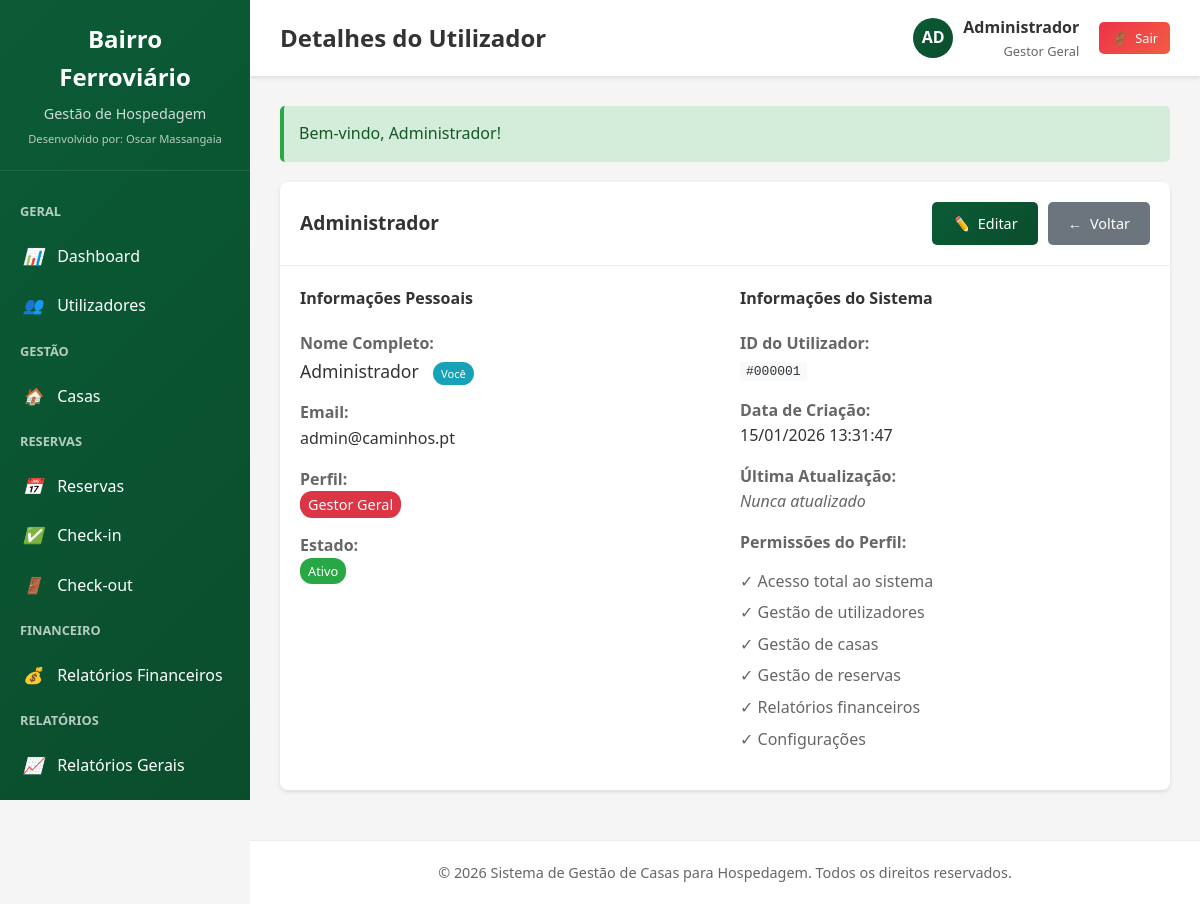
The page /index.php?route=utilizadores/ver&id=1 (signed in) on the database its author committed.
### tables this page shows
CREATE TABLE utilizadores (
    id INT AUTO_INCREMENT PRIMARY KEY,
    nome VARCHAR(100) NOT NULL,
    email VARCHAR(100) UNIQUE NOT NULL,
    senha VARCHAR(255) NOT NULL,
    perfil ENUM('gestor_geral', 'secretaria', 'contabilidade', 'gestor_condominios') NOT NULL,
    ativo TINYINT(1) DEFAULT 1,
    data_criacao DATETIME DEFAULT CURRENT_TIMESTAMP,
    data_atualizacao DATETIME DEFAULT CURRENT_TIMESTAMP ON UPDATE CURRENT_TIMESTAMP
);

### controllers/UtilizadorController.php (called while the page is built, shortened)
<?php
require_once 'models/UtilizadorModel.php';
require_once 'helpers/auth_helper.php';
require_once 'helpers/url_helper.php';
class UtilizadorController {
    public function ver() {
        $id = $_GET['id'] ?? null;
        $utilizadorModel = new UtilizadorModel();
        $utilizador = $utilizadorModel->findById($id);
        $page_title = 'Detalhes do Utilizador';
        include 'views/utilizadores/ver.php';
        $content = ob_get_clean();
        include 'views/layouts/main.php';
    }
}
?>

### models/UtilizadorModel.php (called while the page is built, shortened)
<?php
class UtilizadorModel {
    private $db;
    public function __construct() {
        global $db;
        $this->db = $db;
    }
    public function findById($id) {
        $stmt = $this->db->prepare("SELECT * FROM utilizadores WHERE id = ? AND ativo = 1");
        $stmt->execute([$id]);
        return $stmt->fetch();
    }
}
?>

### helpers/session_helper.php (called while the page is built, shortened)
<?php
class SessionHelper {
    public static function get($key, $default = null) {
        return isset($_SESSION[$key]) ? $_SESSION[$key] : $default;
    }
    public static function has($key) {
        return isset($_SESSION[$key]);
    }
    public static function getFlash($key, $default = null) {
        if (isset($_SESSION['flash'][$key])) {
            $message = $_SESSION['flash'][$key];
            return $message;
        }
        return $default;
    }
    public static function hasFlash($key) {
        return isset($_SESSION['flash'][$key]);
    }
}
?>

### helpers/auth_helper.php (called while the page is built, shortened)
<?php
require_once 'session_helper.php';
class AuthHelper {
    public static function isLoggedIn() {
        return SessionHelper::has('utilizador_id');
    }
    public static function getUserId() {
        return SessionHelper::get('utilizador_id');
    }
    public static function getUser() {
        return SessionHelper::get('utilizador');
    }
    public static function getProfile() {
        return SessionHelper::get('utilizador_perfil');
    }
    public static function hasProfile($profile) {
        return SessionHelper::get('utilizador_perfil') === $profile;
    }
    public static function getProfileName($profile) {
        $profiles = [
            'gestor_geral' => 'Gestor Geral',
            'secretaria' => 'Secretaria',
            'contabilidade' => 'Contabilidade',
            'gestor_condominios' => 'Gestor de Condomínios'
        ];
        return isset($profiles[$profile]) ? $profiles[$profile] : $profile;
    }
}
?>

### helpers/url_helper.php (called while the page is built, shortened)
<?php
class UrlHelper {
    public static function base($route = '') {
        $base_url = isset($_SERVER['HTTPS']) && $_SERVER['HTTPS'] === 'on'
            ? "https://"
            : "http://";
        $base_url .= $_SERVER['HTTP_HOST'];
        $base_url .= rtrim(dirname($_SERVER['PHP_SELF']), '/\\');
        return $base_url . ($route ? '?route=' . $route : '');
    }
    public static function getRoute() {
        return isset($_GET['route']) ? $_GET['route'] : 'dashboard';
    }
    public static function isCurrent($route) {
        return self::getRoute() === $route;
    }
    public static function asset($file) {
        $base_url = isset($_SERVER['HTTPS']) && $_SERVER['HTTPS'] === 'on'
            ? "https://"
            : "http://";
        $base_url .= $_SERVER['HTTP_HOST'];
        $base_url .= '/caminhos/assets/' . ltrim($file, '/');
        return $base_url;
    }
}
?>

### views/utilizadores/ver.php (the view, shortened to what this page needs)
<div class="card">
    <div class="card-header">
        <h3 class="card-title"><?php echo htmlspecialchars($utilizador['nome']); ?></h3>
        <div class="btn-group">
            <a href="index.php?route=utilizadores/editar&id=<?php echo $utilizador['id']; ?>" class="btn btn-primary">
                <i>✏️</i> Editar
            </a>
            <a href="index.php?route=utilizadores" class="btn btn-secondary">
                <i>←</i> Voltar
            </a>
        </div>
    </div>
    <div class="card-body">
        <div style="display: grid; grid-template-columns: 1fr 1fr; gap: 30px;">
            <div>
                <h4 style="margin-bottom: 20px; color: #333;">Informações Pessoais</h4>
                <div style="margin-bottom: 15px;">
                    <strong style="color: #666;">Nome Completo:</strong><br>
                    <span style="font-size: 1.1rem;"><?php echo htmlspecialchars($utilizador['nome']); ?></span>
                    <?php if ($utilizador['id'] == AuthHelper::getUserId()): ?>
                        <span class="badge badge-info" style="font-size: 0.7rem; margin-left: 10px;">Você</span>
                    <?php endif; ?>
                </div>
                <div style="margin-bottom: 15px;">
                    <strong style="color: #666;">Email:</strong><br>
                    <span style="font-size: 1rem;"><?php echo htmlspecialchars($utilizador['email']); ?></span>
                </div>
                <div style="margin-bottom: 15px;">
                    <strong style="color: #666;">Perfil:</strong><br>
                    <?php
                    $badgeClass = 'badge-secondary';
                    $perfilText = AuthHelper::getProfileName($utilizador['perfil']);
                    switch ($utilizador['perfil']) {
                        case 'gestor_geral':
                            $badgeClass = 'badge-danger';
                            break;
                    }
                    ?>
                    <span class="badge <?php echo $badgeClass; ?>" style="font-size: 0.9rem;">
                        <?php echo $perfilText; ?>
                    </span>
                </div>
                <div style="margin-bottom: 15px;">
                    <strong style="color: #666;">Estado:</strong><br>
                    <?php if ($utilizador['ativo']): ?>
                        <span class="badge badge-success">Ativo</span>
                    <?php else: ?>
                        <span class="badge badge-secondary">Inativo</span>
                    <?php endif; ?>
                </div>
            </div>
            <div>
                <h4 style="margin-bottom: 20px; color: #333;">Informações do Sistema</h4>
                <div style="margin-bottom: 15px;">
                    <strong style="color: #666;">ID do Utilizador:</strong><br>
                    <span style="font-family: monospace; background: #f8f9fa; padding: 2px 6px; border-radius: 3px;">
                        #<?php echo str_pad($utilizador['id'], 6, '0', STR_PAD_LEFT); ?>
                    </span>
                </div>
                <div style="margin-bottom: 15px;">
                    <strong style="color: #666;">Data de Criação:</strong><br>
                    <?php echo date('d/m/Y H:i:s', strtotime($utilizador['data_criacao'])); ?>
                </div>
                <div style="margin-bottom: 15px;">
                    <strong style="color: #666;">Última Atualização:</strong><br>
                    <?php
                    if ($utilizador['data_atualizacao'] != $utilizador['data_criacao']) {
                        echo date('d/m/Y H:i:s', strtotime($utilizador['data_atualizacao']));
                    } else {
                        echo '<span style="color: #666; font-style: italic;">Nunca atualizado</span>';
                    }
                    ?>
                </div>
                <div style="margin-bottom: 15px;">
                    <strong style="color: #666;">Permissões do Perfil:</strong><br>
                    <div style="margin-top: 10px;">
                        <?php
                        $permissoes = [];
                        switch ($utilizador['perfil']) {
                            case 'gestor_geral':
                                $permissoes = ['Acesso total ao sistema', 'Gestão de utilizadores', 'Gestão de casas', 'Gestão de reservas', 'Relatórios financeiros', 'Configurações'];
                                break;
                        }
                        foreach ($permissoes as $permissao) {
                            echo '<div style="padding: 3px 0; color: #666;">✓ ' . htmlspecialchars($permissao) . '</div>';
                        }
                        ?>
                    </div>
                </div>
            </div>
        </div>
    </div>
</div>

### views/layouts/main.php (shortened to what this page needs)
<!DOCTYPE html>
<html lang="pt-PT">
<head>
    <link rel="stylesheet" href="<?php echo UrlHelper::asset('css/style.css'); ?>">
</head>
<body>
    <?php if (AuthHelper::isLoggedIn()): ?>
    <div class="admin-container">
        <aside class="sidebar">
            <div class="sidebar-header">
                <h1>Bairro Ferroviário</h1>
                <p>Gestão de Hospedagem</p>
                <small style="color: rgba(255,255,255,0.7); font-size: 0.7rem;">Desenvolvido por: Oscar Massangaia</small>
            </div>
            <nav class="sidebar-menu">
                <?php if (AuthHelper::hasProfile('gestor_geral')): ?>
                <div class="menu-subtitle">Geral</div>
                <a href="<?php echo UrlHelper::base('dashboard'); ?>" class="menu-item <?php echo UrlHelper::isCurrent('dashboard') ? 'active' : ''; ?>">
                    <i>📊</i> Dashboard
                </a>
                <a href="<?php echo UrlHelper::base('utilizadores'); ?>" class="menu-item <?php echo UrlHelper::isCurrent('utilizadores') ? 'active' : ''; ?>">
                    <i>👥</i> Utilizadores
                </a>
                <?php endif; ?>
                <?php if (AuthHelper::hasProfile('gestor_geral') || AuthHelper::hasProfile('gestor_condominios')): ?>
                <div class="menu-subtitle">Gestão</div>
                <a href="<?php echo UrlHelper::base('casas'); ?>" class="menu-item <?php echo UrlHelper::isCurrent('casas') ? 'active' : ''; ?>">
                    <i>🏠</i> Casas
                </a>
                <?php endif; ?>
                <?php if (AuthHelper::hasProfile('gestor_geral') || AuthHelper::hasProfile('secretaria')): ?>
                <div class="menu-subtitle">Reservas</div>
                <a href="<?php echo UrlHelper::base('reservas'); ?>" class="menu-item <?php echo UrlHelper::isCurrent('reservas') ? 'active' : ''; ?>">
                    <i>📅</i> Reservas
                </a>
                <a href="<?php echo UrlHelper::base('reservas/checkin'); ?>" class="menu-item <?php echo UrlHelper::isCurrent('reservas/checkin') ? 'active' : ''; ?>">
                    <i>✅</i> Check-in
                </a>
                <a href="<?php echo UrlHelper::base('reservas/checkout'); ?>" class="menu-item <?php echo UrlHelper::isCurrent('reservas/checkout') ? 'active' : ''; ?>">
                    <i>🚪</i> Check-out
                </a>
                <?php endif; ?>
                <?php if (AuthHelper::hasProfile('gestor_geral') || AuthHelper::hasProfile('contabilidade')): ?>
                <div class="menu-subtitle">Financeiro</div>
                <a href="<?php echo UrlHelper::base('relatorios/financeiros'); ?>" class="menu-item <?php echo UrlHelper::isCurrent('relatorios/financeiros') ? 'active' : ''; ?>">
                    <i>💰</i> Relatórios Financeiros
                </a>
                <?php endif; ?>
                <?php if (AuthHelper::hasProfile('gestor_geral')): ?>
                <div class="menu-subtitle">Relatórios</div>
                <a href="<?php echo UrlHelper::base('relatorios'); ?>" class="menu-item <?php echo UrlHelper::isCurrent('relatorios') ? 'active' : ''; ?>">
                    <i>📈</i> Relatórios Gerais
                </a>
                <a href="<?php echo UrlHelper::base('relatorios/ocupacao'); ?>" class="menu-item <?php echo UrlHelper::isCurrent('relatorios/ocupacao') ? 'active' : ''; ?>">
                </a>
                <?php endif; ?>
            </nav>
        </aside>
        <main class="main-content">
            <header class="header">
                <div class="header-title">
                    <?php echo isset($page_title) ? $page_title : 'Dashboard'; ?>
                </div>
                <div class="header-actions">
                    <div class="user-info">
                        <div class="user-avatar">
                            <?php echo strtoupper(substr(AuthHelper::getUser()['nome'], 0, 2)); ?>
                        </div>
                        <div class="user-details">
                            <div class="user-name"><?php echo AuthHelper::getUser()['nome']; ?></div>
                            <div class="user-profile"><?php echo AuthHelper::getProfileName(AuthHelper::getProfile()); ?></div>
                        </div>
                    </div>
                    <a href="<?php echo UrlHelper::base('logout'); ?>" class="btn btn-danger btn-sm">
                        <i>🚪</i> Sair
                    </a>
                </div>
            </header>
            <div class="content">
                <?php if (SessionHelper::hasFlash('success')): ?>
                    <div class="alert alert-success">
                        <?php echo SessionHelper::getFlash('success'); ?>
                    </div>
                <?php endif; ?>
                <?php echo $content; ?>
            </div>
            <footer class="footer">
                <p>&copy; <?php echo date('Y'); ?> Sistema de Gestão de Casas para Hospedagem. Todos os direitos reservados.</p>
            </footer>
        </main>
    </div>
    <?php endif; ?>
</body>
</html>

### rows shown on the page
utilizadores: nome "AD", nome "Administrador", email "admin@caminhos.pt", perfil "Gestor Geral", id "000001", data_criacao "15/01/2026 13:31:47"

### other values the page prints
$page_title "Detalhes do Utilizador"
AuthHelper::getProfileName(AuthHelper::getProfile()) "Gestor Geral"
SessionHelper::getFlash('success') "Bem-vindo, Administrador!"
$permissao "Acesso total ao sistema"
$permissao "Gestão de utilizadores"
$permissao "Gestão de casas"
$permissao "Gestão de reservas"
$permissao "Relatórios financeiros"
$permissao "Configurações"
